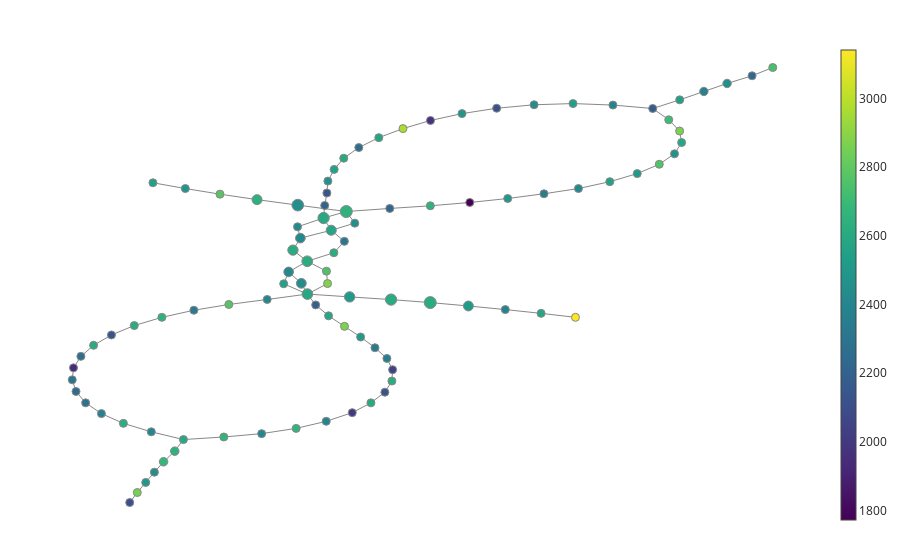

Source (notebook cell):
### Markdown cell above
First we can change around the number of intervals and overlap fraction.

### Code cell
filter_func = Projection(columns=[1])
cover = OneDimensionalCover(n_intervals=50, overlap_frac=0.2)
clusterer = DBSCAN()

pipe = make_mapper_pipeline(
    filter_func=filter_func,
    cover=cover,
    clusterer=clusterer,
    verbose=False,
    n_jobs=1,
)

fig = plot_static_mapper_graph(pipe, data)
fig.show(config={'scrollZoom': True})

### Figure 1 — Plotly figure (JSON) as saved in the notebook; plotly's stock layout.template omitted (floating-point values rounded to 4 significant figures; data arrays with more than 128 entries replaced by an {"elided": "..."} marker saying what was removed)
{"data": [{"hoverinfo": "none", "line": {"color": "#888", "width": 1}, "mode": "lines", "name": "edge_trace", "type": "scatter", "uid": "2f1d5833-04da-4373-b6d8-df34137972c8", "x": {"elided": "312 float values"}, "y": {"elided": "312 float values"}}, {"hoverinfo": "text", "hovertext": ["Node ID: 0<br>Pullback set label: 13<br>Partial cluster label: 0<br>Node size: 32<br>Summary statistic: 2140.0", "Node ID: 1<br>Pullback set label: 25<br>Partial cluster label: 0<br>Node size: 213<br>Summary statistic: 2610.0", "Node ID: 2<br>Pullback set label: 28<br>Partial cluster label: 0<br>Node size: 187<br>Summary statistic: 2570.0", "Node ID: 3<br>Pullback set label: 36<br>Partial cluster label: 0<br>Node size: 29<br>Summary statistic: 2420.0", "Node ID: 4<br>Pullback set label: 46<br>Partial cluster label: 0<br>Node size: 129<br>Summary statistic: 2370.0", "Node ID: 5<br>Pullback set label: 31<br>Partial cluster label: 0<br>Node size: 21<br>Summary statistic: 2130.0", "Node ID: 6<br>Pullback set label: 45<br>Partial cluster label: 0<br>Node size: 111<br>Summary statistic: 2550.0", "Node ID: 7<br>Pullback set label: 22<br>Partial cluster label: 0<br>Node size: 210<br>Summary statistic: 2600.0", "Node ID: 8<br>Pullback set label: 8<br>Partial cluster label: 0<br>Node size: 37<br>Summary statistic: 2410.0", "Node ID: 9<br>Pullback set label: 9<br>Partial cluster label: 0<br>Node size: 30<br>Summary statistic: 2660.0", "Node ID: 10<br>Pullback set label: 21<br>Partial cluster label: 0<br>Node size: 20<br>Summary statistic: 2410.0", "Node ID: 11<br>Pullback set label: 40<br>Partial cluster label: 0<br>Node size: 26<br>Summary statistic: 2120.0", "Node ID: 12<br>Pullback set label: 41<br>Partial cluster label: 0<br>Node size: 38<br>Summary statistic: 2580.0", "Node ID: 13<br>Pullback set label: 43<br>Partial cluster label: 0<br>Node size: 41<br>Summary statistic: 2710.0", "Node ID: 14<br>Pullback set label: 33<br>Partial cluster label: 0<br>Node size: 73<br>Summary statistic: 2780.0", "Node ID: 15<br>Pullback set label: 34<br>Partial cluster label: 0<br>Node size: 11<br>Summary statistic: 2480.0", "Node ID: 16<br>Pullback set label: 26<br>Partial cluster label: 0<br>Node size: 195<br>Summary statistic: 2610.0", "Node ID: 17<br>Pullback set label: 35<br>Partial cluster label: 0<br>Node size: 25<br>Summary statistic: 2350.0", "Node ID: 18<br>Pullback set label: 30<br>Partial cluster label: 0<br>Node size: 265<br>Summary statistic: 2660.0", "Node ID: 19<br>Pullback set label: 4<br>Partial cluster label: 0<br>Node size: 135<br>Summary statistic: 2680.0", "Node ID: 20<br>Pullback set label: 34<br>Partial cluster label: 1<br>Node size: 26<br>Summary statistic: 2500.0", "Node ID: 21<br>Pullback set label: 40<br>Partial cluster label: 1<br>Node size: 35<br>Summary statistic: 2470.0", "Node ID: 22<br>Pullback set label: 32<br>Partial cluster label: 0<br>Node size: 184<br>Summary statistic: 2640.0", "Node ID: 23<br>Pullback set label: 48<br>Partial cluster label: 0<br>Node size: 61<br>Summary statistic: 2240.0", "Node ID: 24<br>Pullback set label: 21<br>Partial cluster label: 1<br>Node size: 200<br>Summary statistic: 2510.0", "Node ID: 25<br>Pullback set label: 20<br>Partial cluster label: 0<br>Node size: 236<br>Summary statistic: 2610.0", "Node ID: 26<br>Pullback set label: 47<br>Partial cluster label: 0<br>Node size: 131<br>Summary statistic: 2460.0", "Node ID: 27<br>Pullback set label: 3<br>Partial cluster label: 0<br>Node size: 115<br>Summary statistic: 2440.0", "Node ID: 28<br>Pullback set label: 43<br>Partial cluster label: 1<br>Node size: 41<br>Summary statistic: 2380.0", "Node ID: 29<br>Pullback set label: 23<br>Partial cluster label: 0<br>Node size: 177<br>Summary statistic: 2440.0", "Node ID: 30<br>Pullback set label: 2<br>Partial cluster label: 0<br>Node size: 56<br>Summary statistic: 2510.0", "Node ID: 31<br>Pullback set label: 24<br>Partial cluster label: 0<br>Node size: 172<br>Summary statistic: 2420.0", "Node ID: 32<br>Pullback set label: 29<br>Partial cluster label: 0<br>Node size: 235<br>Summary statistic: 2590.0", "Node ID: 33<br>Pullback set label: 6<br>Partial cluster label: 0<br>Node size: 104<br>Summary statistic: 2590.0", "Node ID: 34<br>Pullback set label: 7<br>Partial cluster label: 0<br>Node size: 41<br>Summary statistic: 2400.0", "Node ID: 35<br>Pullback set label: 27<br>Partial cluster label: 0<br>Node size: 173<br>Summary statistic: 2420.0", "Node ID: 36<br>Pullback set label: 28<br>Partial cluster label: 1<br>Node size: 23<br>Summary statistic: 2420.0", "Node ID: 37<br>Pullback set label: 44<br>Partial cluster label: 0<br>Node size: 94<br>Summary statistic: 2170.0", "Node ID: 38<br>Pullback set label: 19<br>Partial cluster label: 0<br>Node size: 263<br>Summary statistic: 2620.0", "Node ID: 39<br>Pullback set label: 23<br>Partial cluster label: 1<br>Node size: 21<br>Summary statistic: 2550.0", "Node ID: 40<br>Pullback set label: 33<br>Partial cluster label: 1<br>Node size: 24<br>Summary statistic: 1770.0", "Node ID: 41<br>Pullback set label: 33<br>Partial cluster label: 2<br>Node size: 28<br>Summary statistic: 2560.0", "Node ID: 42<br>Pullback set label: 17<br>Partial cluster label: 0<br>Node size: 25<br>Summary statistic: 2610.0", "Node ID: 43<br>Pullback set label: 18<br>Partial cluster label: 0<br>Node size: 24<br>Summary statistic: 2650.0", "Node ID: 44<br>Pullback set label: 18<br>Partial cluster label: 1<br>Node size: 181<br>Summary statistic: 2510.0", "Node ID: 45<br>Pullback set label: 10<br>Partial cluster label: 0<br>Node size: 27<br>Summary statistic: 2280.0", "Node ID: 46<br>Pullback set label: 5<br>Partial cluster label: 0<br>Node size: 134<br>Summary statistic: 2640.0", "Node ID: 47<br>Pullback set label: 30<br>Partial cluster label: 1<br>Node size: 22<br>Summary statistic: 2210.0", "Node ID: 48<br>Pullback set label: 37<br>Partial cluster label: 0<br>Node size: 18<br>Summary statistic: 2970.0", "Node ID: 49<br>Pullback set label: 38<br>Partial cluster label: 0<br>Node size: 27<br>Summary statistic: 1970.0", "Node ID: 50<br>Pullback set label: 39<br>Partial cluster label: 0<br>Node size: 22<br>Summary statistic: 2760.0", "Node ID: 51<br>Pullback set label: 31<br>Partial cluster label: 1<br>Node size: 252<br>Summary statistic: 2450.0", "Node ID: 52<br>Pullback set label: 7<br>Partial cluster label: 1<br>Node size: 38<br>Summary statistic: 2670.0", "Node ID: 53<br>Pullback set label: 15<br>Partial cluster label: 0<br>Node size: 28<br>Summary statistic: 2040.0", "Node ID: 54<br>Pullback set label: 16<br>Partial cluster label: 0<br>Node size: 25<br>Summary statistic: 2360.0", "Node ID: 55<br>Pullback set label: 34<br>Partial cluster label: 2<br>Node size: 20<br>Summary statistic: 2600.0", "Node ID: 56<br>Pullback set label: 21<br>Partial cluster label: 2<br>Node size: 25<br>Summary statistic: 2190.0", "Node ID: 57<br>Pullback set label: 42<br>Partial cluster label: 0<br>Node size: 28<br>Summary statistic: 2550.0", "Node ID: 58<br>Pullback set label: 11<br>Partial cluster label: 0<br>Node size: 27<br>Summary statistic: 2000.0", "Node ID: 59<br>Pullback set label: 17<br>Partial cluster label: 1<br>Node size: 71<br>Summary statistic: 2380.0", "Node ID: 60<br>Pullback set label: 39<br>Partial cluster label: 1<br>Node size: 28<br>Summary statistic: 2480.0", "Node ID: 61<br>Pullback set label: 18<br>Partial cluster label: 2<br>Node size: 24<br>Summary statistic: 2520.0", "Node ID: 62<br>Pullback set label: 32<br>Partial cluster label: 1<br>Node size: 25<br>Summary statistic: 2650.0", "Node ID: 63<br>Pullback set label: 14<br>Partial cluster label: 0<br>Node size: 34<br>Summary statistic: 2270.0", "Node ID: 64<br>Pullback set label: 15<br>Partial cluster label: 1<br>Node size: 26<br>Summary statistic: 2620.0", "Node ID: 65<br>Pullback set label: 8<br>Partial cluster label: 1<br>Node size: 28<br>Summary statistic: 2630.0", "Node ID: 66<br>Pullback set label: 35<br>Partial cluster label: 1<br>Node size: 25<br>Summary statistic: 2260.0", "Node ID: 67<br>Pullback set label: 19<br>Partial cluster label: 1<br>Node size: 26<br>Summary statistic: 2870.0", "Node ID: 68<br>Pullback set label: 12<br>Partial cluster label: 0<br>Node size: 23<br>Summary statistic: 2300.0", "Node ID: 69<br>Pullback set label: 13<br>Partial cluster label: 1<br>Node size: 23<br>Summary statistic: 1940.0", "Node ID: 70<br>Pullback set label: 9<br>Partial cluster label: 1<br>Node size: 39<br>Summary statistic: 2380.0", "Node ID: 71<br>Pullback set label: 20<br>Partial cluster label: 1<br>Node size: 22<br>Summary statistic: 2590.0", "Node ID: 72<br>Pullback set label: 38<br>Partial cluster label: 1<br>Node size: 27<br>Summary statistic: 2500.0", "Node ID: 73<br>Pullback set label: 1<br>Partial cluster label: 0<br>Node size: 15<br>Summary statistic: 2850.0", "Node ID: 74<br>Pullback set label: 32<br>Partial cluster label: 2<br>Node size: 29<br>Summary statistic: 2460.0", "Node ID: 75<br>Pullback set label: 10<br>Partial cluster label: 1<br>Node size: 27<br>Summary statistic: 2400.0", "Node ID: 76<br>Pullback set label: 16<br>Partial cluster label: 1<br>Node size: 23<br>Summary statistic: 2140.0", "Node ID: 77<br>Pullback set label: 19<br>Partial cluster label: 2<br>Node size: 23<br>Summary statistic: 2340.0", "Node ID: 78<br>Pullback set label: 37<br>Partial cluster label: 1<br>Node size: 26<br>Summary statistic: 2560.0", "Node ID: 79<br>Pullback set label: 24<br>Partial cluster label: 1<br>Node size: 20<br>Summary statistic: 2750.0", "Node ID: 80<br>Pullback set label: 0<br>Partial cluster label: 0<br>Node size: 5<br>Summary statistic: 2110.0", "Node ID: 81<br>Pullback set label: 12<br>Partial cluster label: 1<br>Node size: 30<br>Summary statistic: 2600.0", "Node ID: 82<br>Pullback set label: 11<br>Partial cluster label: 1<br>Node size: 35<br>Summary statistic: 2240.0", "Node ID: 83<br>Pullback set label: 27<br>Partial cluster label: 1<br>Node size: 28<br>Summary statistic: 2310.0", "Node ID: 84<br>Pullback set label: 26<br>Partial cluster label: 1<br>Node size: 29<br>Summary statistic: 2630.0", "Node ID: 85<br>Pullback set label: 23<br>Partial cluster label: 2<br>Node size: 24<br>Summary statistic: 2880.0", "Node ID: 86<br>Pullback set label: 16<br>Partial cluster label: 2<br>Node size: 18<br>Summary statistic: 2580.0", "Node ID: 87<br>Pullback set label: 36<br>Partial cluster label: 1<br>Node size: 33<br>Summary statistic: 2580.0", "Node ID: 88<br>Pullback set label: 17<br>Partial cluster label: 2<br>Node size: 21<br>Summary statistic: 2350.0", "Node ID: 89<br>Pullback set label: 41<br>Partial cluster label: 1<br>Node size: 36<br>Summary statistic: 2430.0", "Node ID: 90<br>Pullback set label: 42<br>Partial cluster label: 1<br>Node size: 37<br>Summary statistic: 2870.0", "Node ID: 91<br>Pullback set label: 14<br>Partial cluster label: 1<br>Node size: 24<br>Summary statistic: 2620.0", "Node ID: 92<br>Pullback set label: 31<br>Partial cluster label: 2<br>Node size: 18<br>Summary statistic: 2230.0", "Node ID: 93<br>Pullback set label: 49<br>Partial cluster label: 0<br>Node size: 18<br>Summary statistic: 2740.0", "Node ID: 94<br>Pullback set label: 29<br>Partial cluster label: 1<br>Node size: 18<br>Summary statistic: 2450.0", "Node ID: 95<br>Pullback set label: 20<br>Partial cluster label: 2<br>Node size: 15<br>Summary statistic: 2770.0", "Node ID: 96<br>Pullback set label: 35<br>Partial cluster label: -1<br>Node size: 3<br>Summary statistic: 2550.0", "Node ID: 97<br>Pullback set label: 15<br>Partial cluster label: -1<br>Node size: 3<br>Summary statistic: 3140.0"], "marker": {"color": [2141.0, 2611.0, 2574.0, 2420.0, 2373.0, 2135.0, 2547.0, 2596.0, 2407.0, 2658.0, 2408.0, 2119.0, 2580.0, 2709.0, 2778.0, 2483.0, 2615.0, 2350.0, 2657.0, 2682.0, 2500.0, 2471.0, 2639.0, 2235.0, 2510.0, 2612.0, 2461.0, 2444.0, 2383.0, 2445.0, 2506.0, 2417.0, 2594.0, 2585.0, 2402.0, 2420.0, 2422.0, 2171.0, 2615.0, 2549.0, 1773.0, 2556.0, 2612.0, 2646.0, 2515.0, 2284.0, 2642.0, 2213.0, 2966.0, 1967.0, 2765.0, 2445.0, 2667.0, 2039.0, 2362.0, 2597.0, 2194.0, 2546.0, 2003.0, 2381.0, 2485.0, 2516.0, 2650.0, 2270.0, 2619.0, 2627.0, 2260.0, 2870.0, 2303.0, 1942.0, 2381.0, 2587.0, 2502.0, 2853.0, 2464.0, 2395.0, 2142.0, 2336.0, 2562.0, 2752.0, 2107.0, 2602.0, 2242.0, 2307.0, 2626.0, 2878.0, 2583.0, 2578.0, 2346.0, 2432.0, 2869.0, 2621.0, 2226.0, 2740.0, 2452.0, 2773.0, 2550.0, 3141.0], "colorbar": {"thickness": 15, "title": {"side": "right", "text": ""}, "xanchor": "left"}, "colorscale": [[0, "#440154"], [0.1111, "#482878"], [0.2222, "#3e4989"], [0.3333, "#31688e"], [0.4444, "#26828e"], [0.5556, "#1f9e89"], [0.6667, "#35b779"], [0.7778, "#6ece58"], [0.8889, "#b5de2b"], [1, "#fde725"]], "line": {"color": "#888", "width": 1}, "opacity": 1, "reversescale": false, "showscale": true, "size": [32, 213, 187, 29, 129, 21, 111, 210, 37, 30, 20, 26, 38, 41, 73, 11, 195, 25, 265, 135, 26, 35, 184, 61, 200, 236, 131, 115, 41, 177, 56, 172, 235, 104, 41, 173, 23, 94, 263, 21, 24, 28, 25, 24, 181, 27, 134, 22, 18, 27, 22, 252, 38, 28, 25, 20, 25, 28, 27, 71, 28, 24, 25, 34, 26, 28, 25, 26, 23, 23, 39, 22, 27, 15, 29, 27, 23, 23, 26, 20, 5, 30, 35, 28, 29, 24, 18, 33, 21, 36, 37, 24, 18, 18, 18, 15, 3, 3], "sizemin": 4, "sizemode": "area", "sizeref": 3.681}, "mode": "markers", "name": "node_trace", "type": "scatter", "uid": "e8a3f185-6d08-4c6d-85a0-060be61d38fa", "x": [-0.1775, -0.6394, -0.4966, 0.9736, 1.72, -0.5225, 1.576, -0.6385, -0.9107, -0.7054, -0.8777, 0.4873, 1.587, 1.511, -1.158, -1.364, -0.7244, 0.7687, -0.4073, -1.494, 0.5529, 1.545, -0.938, 2.006, -0.3872, -0.1408, 1.858, -1.549, 1.179, -0.6746, -1.6, -0.75, -0.5422, -1.376, -1.567, -0.6802, -0.6972, 1.415, 0.0923, -0.7795, 0.3273, -0.4793, -1.668, -1.504, 0.3191, -1.957, -1.428, -0.5355, -0.06994, 0.09355, 1.455, -0.6958, -1.136, -0.1316, -0.1656, -0.4222, -0.5891, 0.9415, -0.3717, 0.5386, 0.281, -0.322, 0.09277, -1.986, -1.91, -1.733, -0.3326, -0.4177, -2.037, -2.03, -1.864, -0.5126, 1.323, -1.65, -0.5167, -0.5265, -1.804, -1.314, 1.16, -0.525, -1.695, -0.2607, -2.015, -0.4186, -0.4811, -0.5185, 0.7515, -0.2138, -0.2365, 0.7098, 1.576, -0.1358, -0.1485, 2.129, -0.3566, -1.106, -1.557, 0.956], "y": [-1.844, 0.7911, 1.415, 2.255, 4.209, 2.165, 4.04, 0.1305, -2.678, -2.573, 0.02211, 3.871, 3.181, 3.639, 2.141, 2.255, 1.015, 2.15, 1.792, -3.245, 2.054, 2.954, 2.031, 4.524, 0.0739, 0.01979, 4.37, -3.454, 3.935, 0.3472, -3.66, 0.5769, 1.662, -2.798, -2.642, 1.257, 1.485, 3.866, -0.04089, 0.3379, 1.974, 2.64, -0.5031, -0.3379, -0.109, -2.059, -3.031, 1.914, 3.461, 3.625, 2.743, 1.921, -2.746, -1.392, -1.165, 2.866, -0.08728, 3.965, -2.256, -0.1817, 3.763, -0.7335, 1.907, -1.123, -0.9008, -2.472, 3.08, -0.5194, -1.595, -1.354, -2.275, -0.3075, 2.555, -3.863, 2.404, -2.43, -0.6924, -0.1944, 2.392, 0.5914, -4.064, -2.059, -1.83, 1.192, 0.9629, 0.3427, -0.2579, 3.279, -0.9492, 3.941, 3.412, -1.62, 1.854, 4.691, 1.558, -0.07862, 2.371, -0.3376]}], "layout": {"autosize": false, "hovermode": "closest", "margin": {"b": 20, "l": 5, "r": 5, "t": 40}, "showlegend": false, "title": {"text": ""}, "xaxis": {"showgrid": false, "showline": false, "showticklabels": false, "ticks": "", "title": {"text": ""}, "zeroline": false}, "yaxis": {"showgrid": false, "showline": false, "showticklabels": false, "ticks": "", "title": {"text": ""}, "zeroline": false}}}
